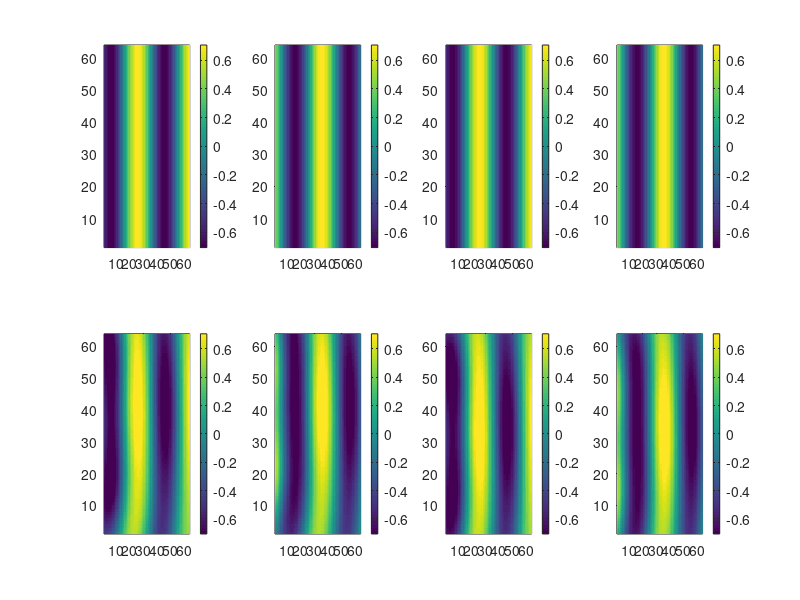

Recreate this plot in MATLAB.
clear
clc

load('data_5.mat')
for i=1:4
    subplot(2,4,i)
    temp=phi(i,:,:);
    temp=reshape(temp,[64,64]);
    pcolor(temp)
    shading flat;colorbar
    caxis([-1/sqrt(2) 1/sqrt(2)])
end
phi_real_A=reshape(phi(1,:,:),[64,64])+sqrt(-1)*reshape(phi(2,:,:),[64,64]);
phi_real_B=reshape(phi(3,:,:),[64,64])+sqrt(-1)*reshape(phi(4,:,:),[64,64]);

load('data_5_design.mat')
for i=1:4
    subplot(2,4,i+4)
    temp=phi(i,:,:);
    temp=reshape(temp,[64,64]);
    pcolor(temp)
    shading flat;colorbar
    caxis([-1/sqrt(2) 1/sqrt(2)])
end
phi_inverse_A=reshape(phi(1,:,:),[64,64])+sqrt(-1)*reshape(phi(2,:,:),[64,64]);
phi_inverse_B=reshape(phi(3,:,:),[64,64])+sqrt(-1)*reshape(phi(4,:,:),[64,64]);

f=sum(sum(phi_real_A.*conj(phi_inverse_A)+phi_real_B.*conj(phi_inverse_B)))/(64^2);
disp(abs(f))
